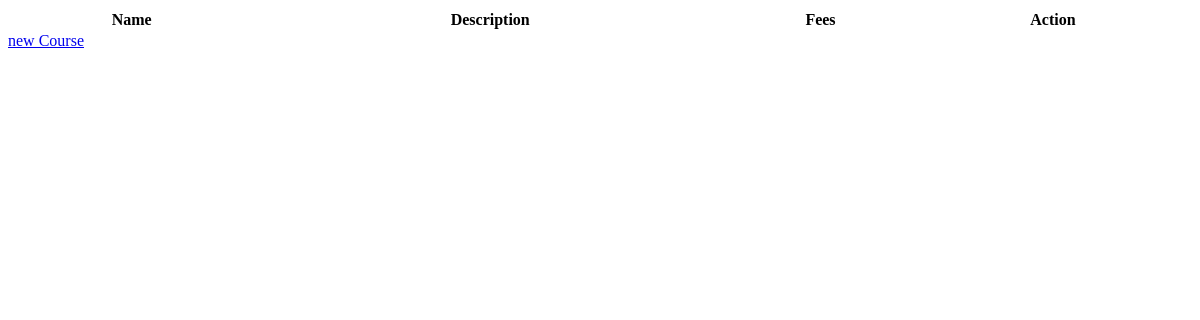
The page /courses/view/ on the database as committed earlier.
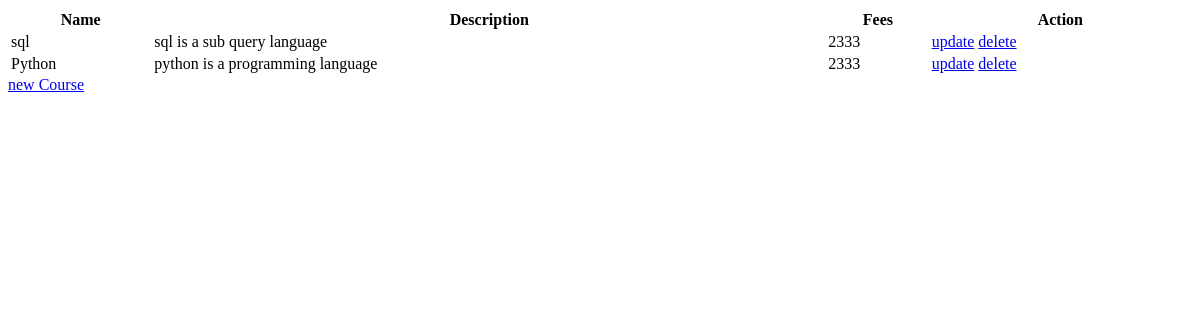
The same page on the database as committed later.
### courses/models.py (models this page shows, shortened)
class course(models.Model):
    name=models.CharField(max_length=35)
    description=models.TextField()
    fees=models.IntegerField()

### courses/views.py (the view)
# urls.py: path("view/",ListCourseView.as_view(),name="course-view"),
class ListCourseView(ListView):
    model = course
    context_object_name = 'courses'
    template_name = "courses/course_view.html"
    ordering = ['-name']

### courses/templates/courses/course_view.html (shortened to what this page needs)
<!DOCTYPE html>
<html lang="en">
<head>
    <link rel="stylesheet" href="https://cdn.datatables.net/1.10.25/css/jquery.dataTables.min.css">
</head>
<body>
    <table id="example" class="display" style="width:100%">
        <thead>
            <tr>
            <th> Name </th>
            <th>Description </th>
            <th>Fees</th>
                <th>Action </th>
        </tr>
        </thead>
        <tbody>
            {% for c in courses %}
            <tr>
                <td> {{ c.name }}</td>
                <td>{{ c.description }}</td>
                <td>{{ c.fees }}</td>
                <td>
                    <a href="{% url 'course-update' c.id %}">update</a>
                    <a href="{% url 'course-delete' c.id %}">delete</a>
                </td>
            </tr>
        {% endfor %}
        </tbody>
    </table>
 <a href="{% url 'course-new' %}"> new Course </a>
</body>
</html>

Rows that differ between the two databases and show on the page:
added course: name "sql", description "sql is a sub query language", fees "2333"
added course: name "Python", description "python is a programming language", fees "2333"
